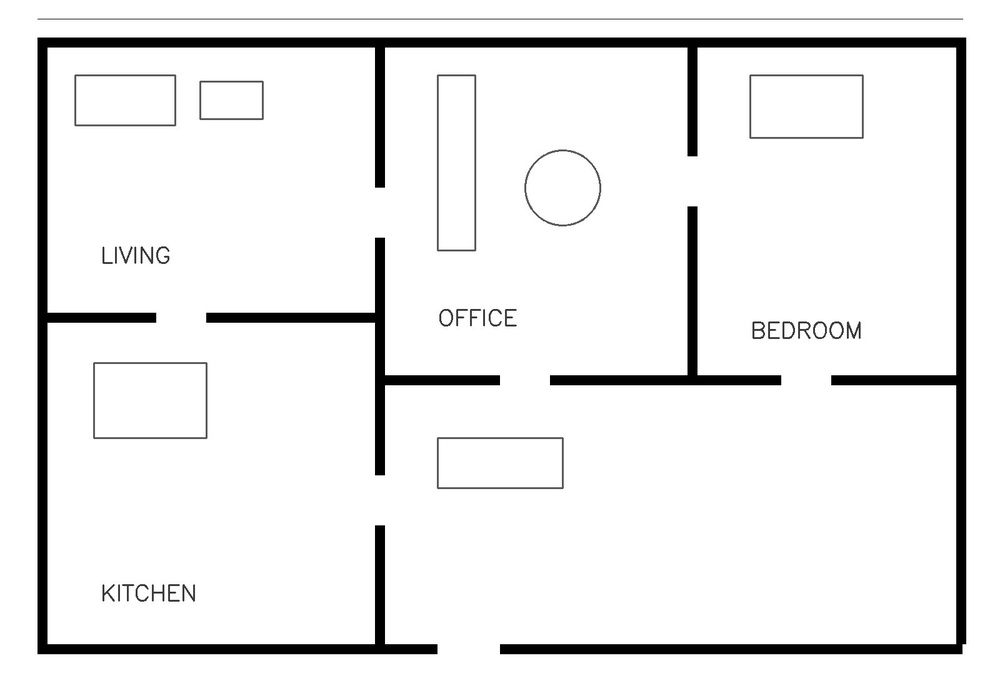
#> input picture backend/tests/sample_floorplan.jpg, 1000 x 688 px, shrunk from 1600 x 1100 before the run; its folder holds only this picture in this run
$ python -i walls.py   (imports and definitions only)
#> lines starting #> are read from the running program, lines starting #| are printed output that depends on the picture; after the words box and inside, x2 and y2 are one past the last pixel; in counts of white or black regions, pixels touching at a corner belong together
"""Wall extraction for clean 2D architectural floor plans (classical OpenCV, no ML).

CONTRACT
    wall_mask: uint8 (H, W), 255 = structural wall / visibility obstacle, 0 = not a wall.
    Door openings are NOT closed here: a door is a real gap in the wall and the CCTV
    visibility stage needs that gap. (Footprint detection, which does need to bridge
    doors, works on a temporary copy - see footprint.py.)

PIPELINE
    grayscale -> Otsu threshold ("ink") -> thickness filter (drops thin lines)
              -> horizontal/vertical run extraction (drops text / arcs / curves)
              -> small gap closing -> connected-component filter (drops isolated bits)

WHAT IT RELIES ON
    Structural walls are drawn thicker AND longer than furniture outlines, dimension
    lines, text and hatching. The thickness threshold is estimated from the drawing
    itself, so it adapts to image size / drawing style instead of being a fixed pixel
    count.

LIMITATIONS (this is an approximation, NOT CAD-level geometry)
  * Works best on clean 2D architectural floor plans: dark, solid walls on a light
    background (a dark background is auto-detected and inverted).
  * Assumes mostly horizontal / vertical walls. Diagonal and curved walls are missed
    or reduced to fragments.
  * Thickness is the main cue separating walls from furniture. Plans whose walls are
    drawn as thin single lines, or as two thin parallel lines (hollow "CAD" walls),
    cannot be separated from furniture this way. If no wall is clearly thicker than a
    few pixels the thickness filter switches itself off, and furniture/dimension lines
    WILL then be detected. Hollow double-line walls are not filled.
  * Thin dimension lines are removed because they are thin, not because they are
    understood. A dimension line drawn as thick as a wall, a thick filled furniture
    block (bed, counter, column) or a title-block frame can still be detected as wall.
    Furniture may therefore still occasionally be detected - removal is not perfect.
  * Walls thinner than the estimated threshold (about a third of the typical wall
    thickness, at least 3 px) are lost, and so are free-standing wall stubs shorter than
    `min_component_ratio` of the image's shorter side.
  * Doors and windows are not classified. A door is just a gap in the wall (correct for
    visibility). A window drawn as a thin line inside a wall opens a gap in the mask;
    a window drawn as a filled glazing bar stays "wall".
  * Single global (Otsu) threshold: coloured/shaded rooms, gradients or heavy JPEG noise
    can pollute the mask.
  * Scanned documents, photos and skewed / rotated plans are outside the MVP target.
  * Free space from get_free_space() INCLUDES the exterior of the building. Use
    interior_free_mask (footprint.py) for anything that must stay inside the building.
"""
import warnings
from typing import Optional

import cv2
import numpy as np

# Structuring-element sizes must be ODD: OpenCV's even-sized kernels have an off-centre
# anchor, which makes morphological opening shift the result by one pixel.
_THICKNESS_FRACTION = 0.35  # filter strokes thinner than ~35% of the typical wall thickness
_MIN_ESTIMATE_PX = 5.0  # below this typical thickness there is nothing "thick" to separate
_MAX_KERNEL_RATIO = 0.006  # cap on the thickness kernel, as a fraction of the longer side


def extract_wall_mask(
    image: np.ndarray,
    min_line_length_ratio: float = 0.03,
    min_wall_thickness: Optional[int] = None,
    min_component_ratio: float = 0.05,
) -> np.ndarray:
    """Return a binary wall mask (uint8, wall = 255, non-wall = 0), same HxW as `image`.

    Args:
        image: BGR image, shape (H, W, 3).
        min_line_length_ratio: shortest straight H/V run kept as "wall", as a fraction
            of the image's shorter side. Smaller keeps shorter stubs but more clutter.
        min_wall_thickness: minimum stroke thickness (px) that counts as wall.
            None (default) = estimate automatically from the drawing (scale-aware).
            0 or 1 = disable the thickness filter (keeps thin-line walls AND furniture).
            n >= 2 = use n explicitly (rounded up to an odd size internally).
        min_component_ratio: connected wall pieces whose longest side is shorter than
            this fraction of the image's shorter side are discarded as isolated clutter.
    """
    if not isinstance(image, np.ndarray) or image.ndim != 3 or image.shape[2] != 3:
        raise ValueError("extract_wall_mask expects a BGR image of shape (H, W, 3)")

    h, w = image.shape[:2]
    ink = _binarize_ink(image)

    line_len = max(15, int(min(h, w) * min_line_length_ratio))
    min_extent = max(line_len, int(min(h, w) * min_component_ratio))

    auto = min_wall_thickness is None
    thickness = _auto_thickness(ink, max(h, w)) if auto else int(min_wall_thickness)

    walls = _filter_ink(ink, thickness, line_len, min_extent)

    if auto and thickness > 1 and ink.any() and not walls.any():
        # Safety net: the drawing is so thin that the thickness filter erased everything.
        warnings.warn(
            "extract_wall_mask: thickness filtering removed all ink; retrying without it. "
            "Furniture / dimension lines may be detected as walls.",
            RuntimeWarning,
            stacklevel=2,
        )
        walls = _filter_ink(ink, 1, line_len, min_extent)

    return walls


def get_free_space(wall_mask: np.ndarray) -> np.ndarray:
    """Return the RAW inverse of the wall mask: free = 255, wall = 0 (uint8).

    This includes the exterior of the building, so it must NOT be used to place cameras.
    Use the interior_free_mask from footprint.get_interior_free_mask() for that.
    """
    if not isinstance(wall_mask, np.ndarray) or wall_mask.ndim != 2:
        raise ValueError("get_free_space expects a 2D wall mask (H, W)")
    return np.where(wall_mask > 0, 0, 255).astype(np.uint8)


# --------------------------------------------------------------------------- helpers
def _binarize_ink(image: np.ndarray) -> np.ndarray:
    """Grayscale + Otsu threshold. Returns uint8 {0, 255} with drawn ink = 255."""
    gray = cv2.cvtColor(image, cv2.COLOR_BGR2GRAY)
    gray = cv2.GaussianBlur(gray, (3, 3), 0)  # kills JPEG speckle without erasing lines
    _, ink = cv2.threshold(gray, 0, 255, cv2.THRESH_BINARY_INV | cv2.THRESH_OTSU)
    # If most pixels are "ink", the plan is light-on-dark; flip so background = 0.
    if np.count_nonzero(ink) > 0.5 * ink.size:
        ink = cv2.bitwise_not(ink)
    return ink


def _odd(n: int) -> int:
    return n if n % 2 == 1 else n + 1


def _auto_thickness(ink: np.ndarray, longest_side: int) -> int:
    """Estimate a stroke-thickness threshold (px) from the drawing itself.

    The distance transform gives, for every ink pixel, the distance to the nearest
    background pixel (~ half the stroke thickness near a stroke's centre line). The 90th
    percentile over all ink pixels reflects the thickest common strokes, i.e. the walls.
    Returns 1 (= no thickness filtering) when nothing in the drawing is clearly thick.
    """
    if not ink.any():
        return 1
    dist = cv2.distanceTransform(ink, cv2.DIST_L2, 3)
    typical_thickness = 2.0 * float(np.percentile(dist[ink > 0], 90))
    if typical_thickness < _MIN_ESTIMATE_PX:
        return 1
    cap = max(3, int(round(_MAX_KERNEL_RATIO * longest_side)))
    return int(np.clip(round(_THICKNESS_FRACTION * typical_thickness), 3, cap))


def _filter_ink(ink: np.ndarray, thickness: int, line_len: int, min_extent: int) -> np.ndarray:
    """Thickness filter -> H/V run extraction -> gap closing -> component filter."""
    # 1. Drop strokes thinner than `thickness` (furniture, dimension lines, text, arcs).
    #    Opening with a k x k square leaves any shape that can contain a k x k block
    #    (i.e. walls of thickness >= k) exactly unchanged, including corners/T-junctions.
    if thickness > 1:
        k = _odd(thickness)
        ink = cv2.morphologyEx(ink, cv2.MORPH_OPEN, cv2.getStructuringElement(cv2.MORPH_RECT, (k, k)))

    # 2. Keep only long horizontal / vertical runs. Opening with a long 1px kernel removes
    #    everything that has no straight run of at least `line_len` in that direction.
    h_kernel = cv2.getStructuringElement(cv2.MORPH_RECT, (line_len, 1))
    v_kernel = cv2.getStructuringElement(cv2.MORPH_RECT, (1, line_len))
    walls = cv2.bitwise_or(
        cv2.morphologyEx(ink, cv2.MORPH_OPEN, h_kernel),
        cv2.morphologyEx(ink, cv2.MORPH_OPEN, v_kernel),
    )

    # 3. Close 1-2 px pinholes (e.g. where an H and a V run meet). 3x3 is far smaller than
    #    any door, so door openings are preserved.
    walls = cv2.morphologyEx(walls, cv2.MORPH_CLOSE, np.ones((3, 3), np.uint8))

    # 4. Connected-component filter: structural walls form long connected pieces; short
    #    isolated leftovers are clutter.
    return _remove_short_components(walls, min_extent)


def _remove_short_components(mask: np.ndarray, min_extent: int) -> np.ndarray:
    """Drop connected components whose bounding box's longest side is < min_extent."""
    _, labels, stats, _ = cv2.connectedComponentsWithStats(mask, connectivity=8)
    longest = np.maximum(stats[:, cv2.CC_STAT_WIDTH], stats[:, cv2.CC_STAT_HEIGHT])
    keep = longest >= min_extent
    keep[0] = False  # label 0 is the background
    return np.where(keep[labels], 255, 0).astype(np.uint8)

>>> import cv2
>>> picture = cv2.imread('../tests/sample_floorplan.jpg')
#> picture is the input picture: shape (688, 1000, 3); min 0, max 255, mean 236.4
>>> result = extract_wall_mask(picture)
#> in _binarize_ink, `_, ink = cv2.threshold(gray, 0, 255, cv2.THRESH_BINARY_INV | cv2.THRES..`:
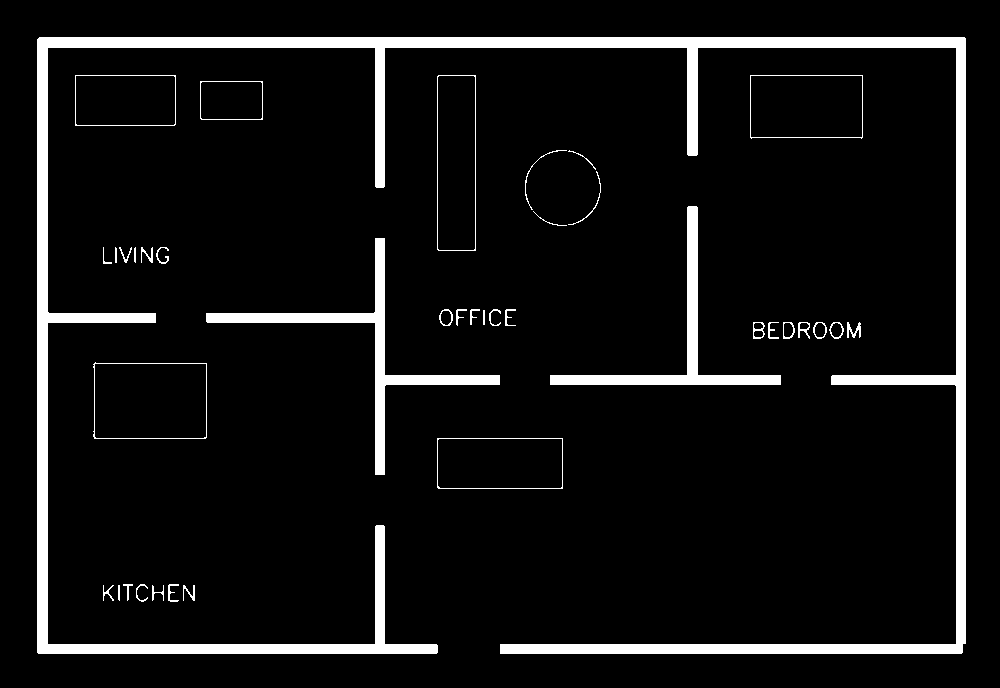
#> ink: shape (688, 1000); 7.4% white; 39 white regions, largest, box (x1, y1, x2, y2) and area: (37, 37, 966, 654) 37470, (206, 238, 500, 475) 5211, (550, 206, 781, 385) 4167
#> in _auto_thickness, `dist = cv2.distanceTransform(ink, cv2.DIST_L2, 3)`:
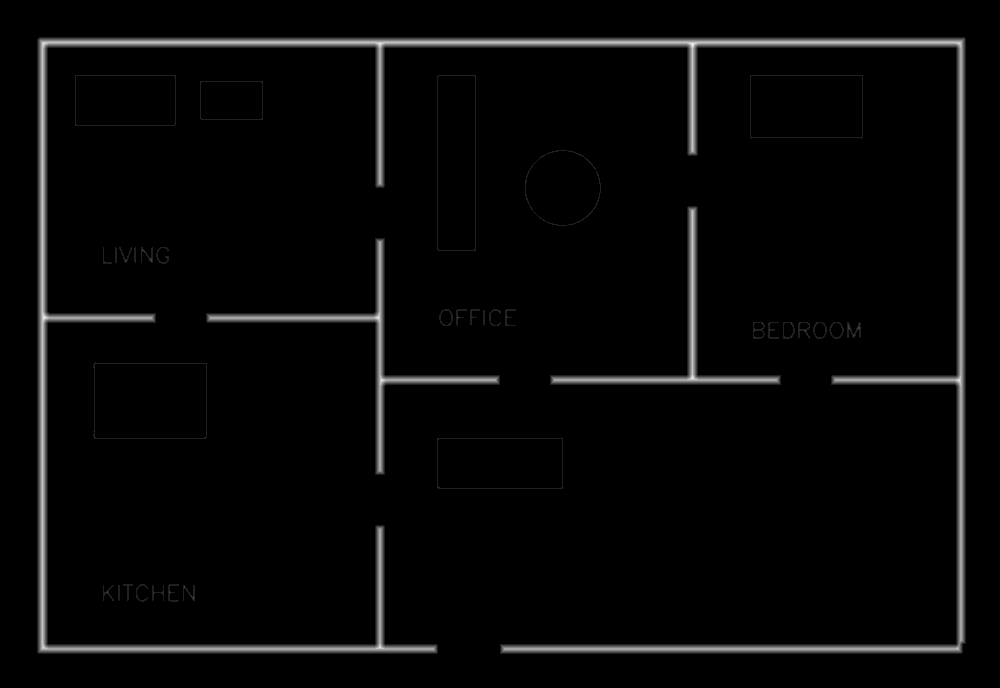
#> dist: shape (688, 1000) float32; min 0, max 7.39, mean 0.208; drawn with min black and max white
#> in _auto_thickness, `typical_thickness = 2.0 * float(np.percentile(dist[ink > 0], 90))`: typical_thickness = 9.55
#> in extract_wall_mask, `thickness = _auto_thickness(ink, max(h, w)) if auto else int(min_wall_..`: thickness = 3
#> in _filter_ink, `ink = cv2.morphologyEx(ink, cv2.MORPH_OPEN, cv2.getStructuringElement(..`:
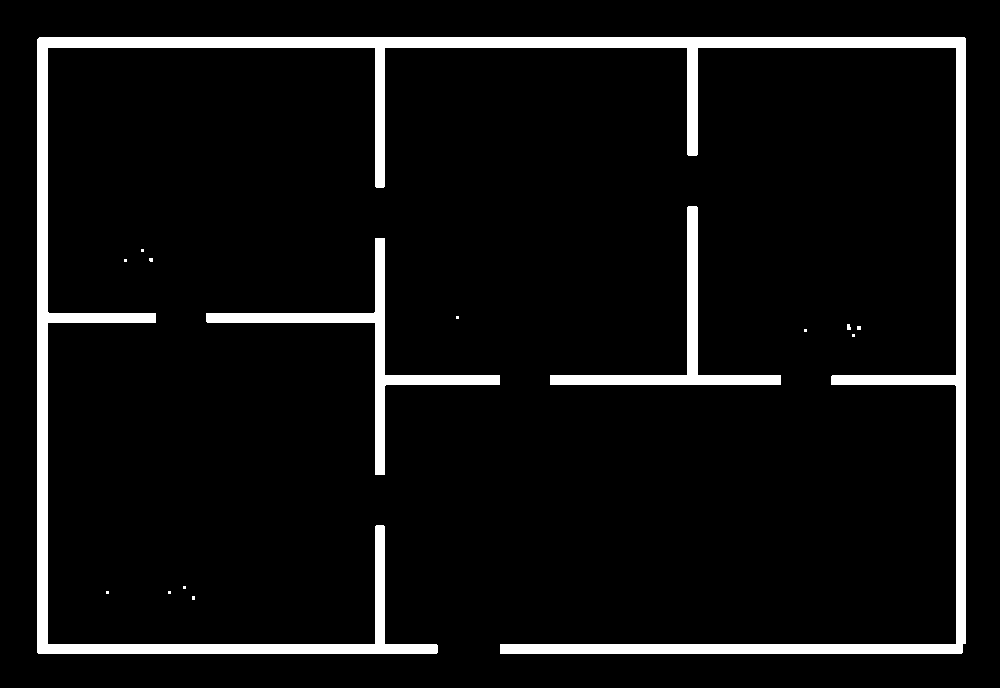
#> ink: shape (688, 1000); 6.8% white; 15 white regions (11 under 20 px), largest, box (x1, y1, x2, y2) and area: (37, 37, 966, 654) 37470, (206, 238, 500, 475) 5211, (550, 206, 781, 385) 4167, (847, 324, 851, 330) 21
#> in _filter_ink, `walls = cv2.bitwise_or( cv2.morphologyEx(ink, cv2.MORPH_OPEN, h_kernel..`:
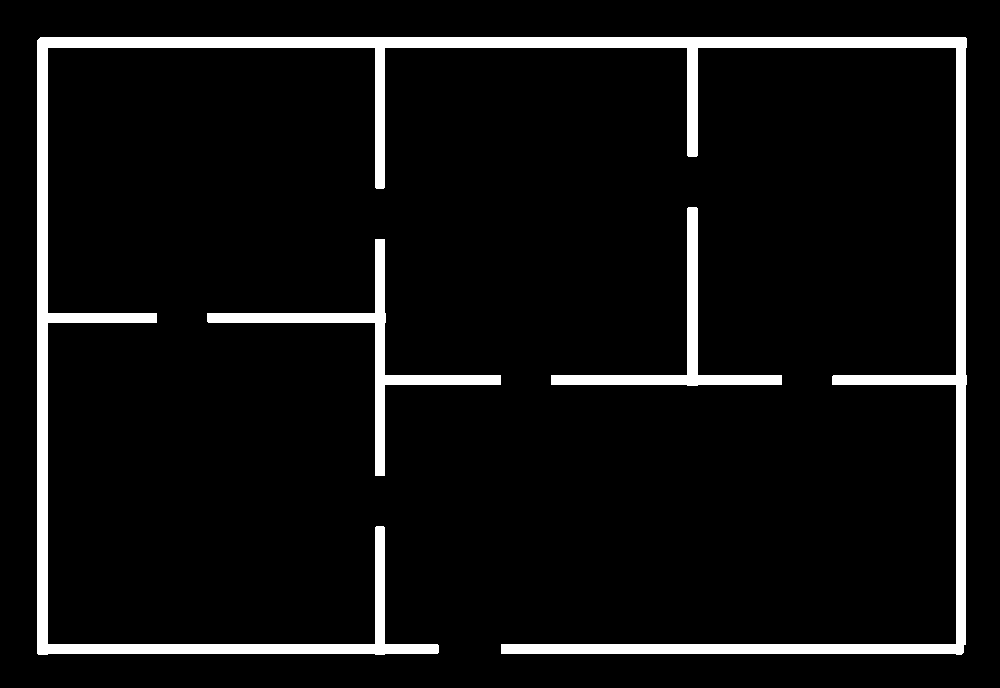
#> walls: shape (688, 1000); 6.8% white; 3 white regions, box (x1, y1, x2, y2) and area: (37, 37, 967, 655) 37536, (207, 239, 501, 476) 5219, (551, 207, 782, 386) 4167
#> in _remove_short_components, `_, labels, stats, _ = cv2.connectedComponentsWithStats(mask, connectiv..`:
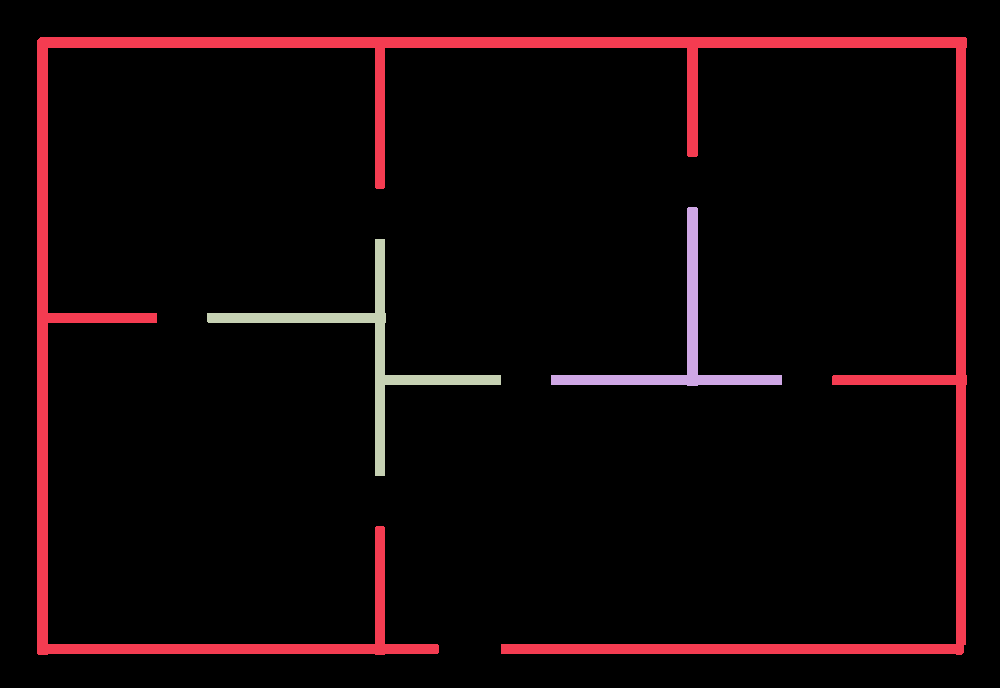
#> labels: shape (688, 1000) int32; 4 distinct labels, from 0 to 3; one colour per label, 0 black
#> in _remove_short_components, `_, labels, stats, _ = cv2.connectedComponentsWithStats(mask, connectiv..`: stats = [[0, 0, 1000, 688, 641078], [37, 37, 930, 618, 37536], [551, 207, 231, 179, 4167], [207, 239, 294, 237, 5219]]
#> in _remove_short_components, `longest = np.maximum(stats[:, cv2.CC_STAT_WIDTH], stats[:, cv2.CC_STAT..`: longest = [1000, 930, 231, 294]
#> in _remove_short_components, `keep = longest >= min_extent`: keep = [True, True, True, True]
